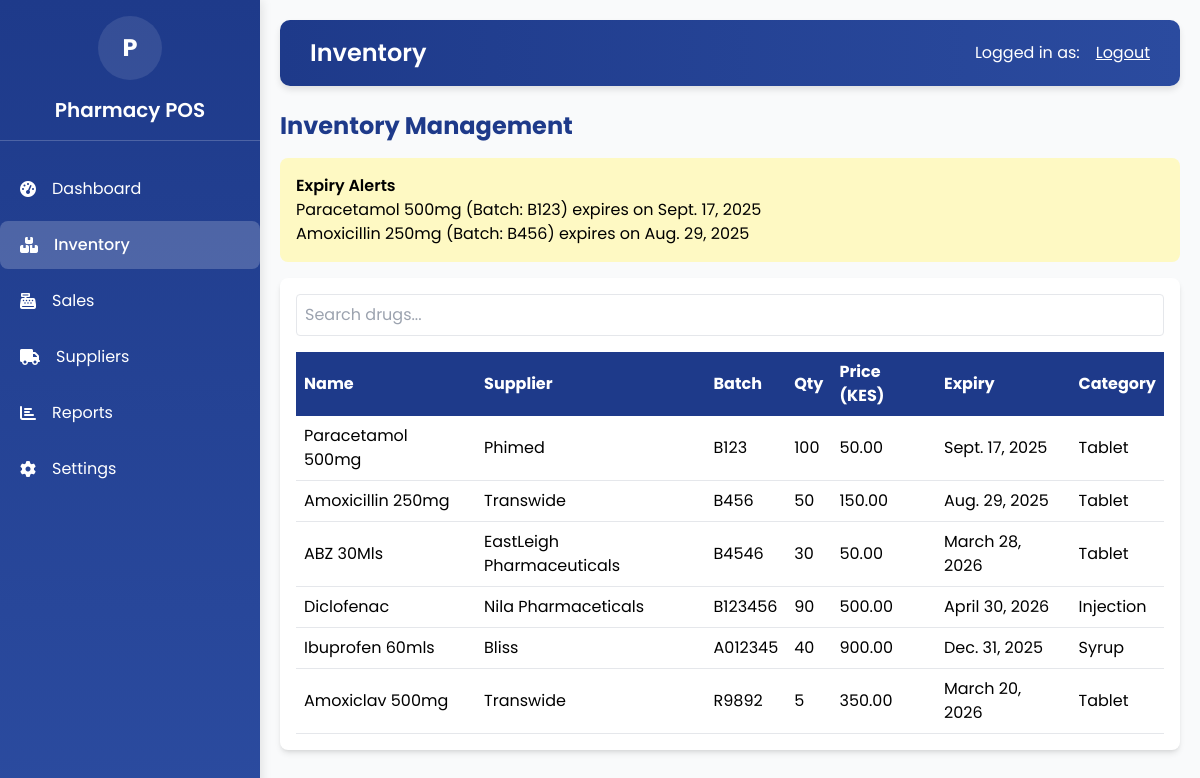
Screenshot of /inventory/ with the database file from the repository.
### pos/models.py (models this page shows, shortened)
class Drug(models.Model):
    name = models.CharField(max_length=100)
    supplier = models.ForeignKey(Supplier, on_delete=models.SET_NULL, null=True, blank=True)
    batch_number = models.CharField(max_length=50, unique=True)
    quantity = models.PositiveIntegerField()
    price = models.DecimalField(max_digits=10, decimal_places=2)
    expiry_date = models.DateField()
    manufacturing_date = models.DateField()
    category = models.CharField(max_length=50, choices=[('Tablet', 'Tablet'), ('Syrup', 'Syrup'), ('Injection', 'Injection')])
    created_at = models.DateTimeField(auto_now_add=True)

class Supplier(models.Model):
    name = models.CharField(max_length=100)
    contact_person = models.CharField(max_length=100)
    phone = models.CharField(max_length=15)
    email = models.EmailField()
    address = models.TextField()
    created_at = models.DateTimeField(auto_now_add=True)

### pos/views.py (the view)
# urls.py: path('inventory/', views.inventory_view, name='inventory'),
def inventory_view(request):
    drugs = Drug.objects.all()
    expiry_alerts = Drug.objects.filter(expiry_date__lte=timezone.now().date() + timedelta(days=90), quantity__gt=0)
    context = {'drugs': drugs, 'expiry_alerts': expiry_alerts}
    return render(request, 'inventory.html', context)

### pos/templates/inventory.html (shortened to what this page needs)
{% extends 'base.html' %}
{% block title %}Inventory{% endblock %}
{% block content %}
<div class="fade-in">
    <h2 class="text-2xl font-bold mb-4 text-[#1E3A8A]">Inventory Management</h2>
    {% if expiry_alerts %}
        <div class="bg-yellow-100 p-4 rounded-lg mb-4">
            <h3 class="font-semibold">Expiry Alerts</h3>
            <ul>
                {% for drug in expiry_alerts %}
                    <li>{{ drug.name }} (Batch: {{ drug.batch_number }}) expires on {{ drug.expiry_date }}</li>
                {% endfor %}
            </ul>
        </div>
    {% endif %}
    <div class="bg-white p-4 rounded-lg shadow-md">
        <input type="text" id="search" placeholder="Search drugs..." class="w-full p-2 mb-4 border rounded" oninput="filterDrugs()">
        <table class="w-full text-left">
            <thead>
                <tr class="bg-[#1E3A8A] text-white">
                    <th class="p-2">Name</th>
                    <th class="p-2">Supplier</th>
                    <th class="p-2">Batch</th>
                    <th class="p-2">Qty</th>
                    <th class="p-2">Price (KES)</th>
                    <th class="p-2">Expiry</th>
                    <th class="p-2">Category</th>
                </tr>
            </thead>
            <tbody id="drug-table">
                {% for drug in drugs %}
                    <tr class="border-b">
                        <td class="p-2">{{ drug.name }}</td>
                        <td class="p-2">{{ drug.supplier.name|default:"N/A" }}</td>
                        <td class="p-2">{{ drug.batch_number }}</td>
                        <td class="p-2">{{ drug.quantity }}</td>
                        <td class="p-2">{{ drug.price }}</td>
                        <td class="p-2">{{ drug.expiry_date }}</td>
                        <td class="p-2">{{ drug.category }}</td>
                    </tr>
                {% endfor %}
            </tbody>
        </table>
    </div>
</div>
{% endblock %}

### pos/templates/base.html (shortened to what this page needs)
<!DOCTYPE html>
<html lang="en">
<head>
    <script src="https://cdn.tailwindcss.com"></script>
</head>
<body class="flex flex-col h-screen">
    <div class="sidebar h-full z-50" id="sidebar">
        <div class="p-4 text-center border-b border-white/20">
            <div class="w-16 h-16 mx-auto bg-white/10 rounded-full flex items-center justify-center mb-4">
                <span class="text-2xl font-bold text-white">P</span>
            </div>
            <h2 class="text-xl font-semibold">Pharmacy POS</h2>
        </div>
        <nav class="mt-6">
            <a href="{% url 'dashboard' %}" class="nav-item {% if request.path == '/' %}active{% endif %}">
                <i class="fas fa-tachometer-alt mr-4"></i><span>Dashboard</span>
            </a>
            <a href="{% url 'inventory' %}" class="nav-item {% if request.path == '/inventory/' %}active{% endif %}">
                <i class="fas fa-boxes mr-4"></i><span>Inventory</span>
            </a>
            <a href="{% url 'sales' %}" class="nav-item {% if request.path == '/sales/' %}active{% endif %}">
                <i class="fas fa-cash-register mr-4"></i><span>Sales</span>
            </a>
            <a href="{% url 'suppliers' %}" class="nav-item {% if request.path == '/suppliers/' %}active{% endif %}">
                <i class="fas fa-truck mr-4"></i><span>Suppliers</span>
            </a>
            <a href="{% url 'reports' %}" class="nav-item {% if request.path == '/reports/' %}active{% endif %}">
                <i class="fas fa-chart-bar mr-4"></i><span>Reports</span>
            </a>
            <a href="{% url 'settings' %}" class="nav-item {% if request.path == '/settings/' %}active{% endif %}">
                <i class="fas fa-cog mr-4"></i><span>Settings</span>
            </a>
        </nav>
    </div>
    <div class="content" id="main-content">
        <header class="header mb-6">
            <h3 class="text-white">{% block title %}Welcome{% endblock %}</h3>
            <div class="user-info flex items-center space-x-4">
                <span class="text-white">Logged in as: {{ request.user.username }}</span>
                <a href="{% url 'admin:logout' %}" class="text-white hover:text-green-200">Logout</a>
            </div>
        </header>
        <div class="fade-in">
            {% block content %}{% endblock %}
        </div>
    </div>
</body>
</html>

### pos/templates/base.html (style rules this page uses)
body { font-family: 'Poppins', sans-serif; background-color: #f9fafb; margin: 0; height: 100vh; overflow: hidden; }
.sidebar { width: 260px; background: linear-gradient(180deg, #1E3A8A 0%, #2b4b9f 100%); color: #ffffff; height: 100%; position: fixed; transition: width 0.3s ease-in-out, transform 0.3s ease-in-out; box-shadow: 2px 0 10px rgba(0, 0, 0, 0.1); z-index: 50; }
.nav-item { display: flex; align-items: center; padding: 12px 20px; margin: 8px 0; border-radius: 8px; transition: background-color 0.3s; font-size: 1rem; }
.nav-item.active { background-color: rgba(255, 255, 255, 0.2); font-weight: 500; }
.content { margin-left: 260px; transition: margin-left 0.3s ease-in-out; padding: 20px; overflow-y: auto; min-height: 100vh; }
.header { background: linear-gradient(90deg, #1E3A8A, #2b4b9f); color: #ffffff; padding: 15px 30px; border-radius: 10px; display: flex; justify-content: space-between; align-items: center; box-shadow: 0 4px 6px rgba(0, 0, 0, 0.1); margin-bottom: 20px; }
.header h3 { font-size: 1.5rem; font-weight: 600; }
.header .user-info a { color: #ffffff; text-decoration: underline; transition: color 0.3s; }
.fade-in { animation: fadeIn 0.5s ease-in; }

### rows the page displays
Drug: name "Paracetamol 500mg", batch_number "B123", expiry_date "Sept. 17, 2025", supplier.name "Phimed", quantity "100", price "50.00", category "Tablet"
Drug: name "Amoxicillin 250mg", batch_number "B456", expiry_date "Aug. 29, 2025", supplier.name "Transwide", quantity "50", price "150.00", category "Tablet"
Drug: name "ABZ 30Mls", supplier.name "EastLeigh Pharmaceuticals", batch_number "B4546", quantity "30", price "50.00", expiry_date "March 28, 2026", category "Tablet"
Drug: name "Diclofenac", supplier.name "Nila Pharmaceticals", batch_number "B123456", quantity "90", price "500.00", expiry_date "April 30, 2026", category "Injection"
Drug: name "Ibuprofen 60mls", supplier.name "Bliss", batch_number "A012345", quantity "40", price "900.00", expiry_date "Dec. 31, 2025", category "Syrup"
Drug: name "Amoxiclav 500mg", supplier.name "Transwide", batch_number "R9892", quantity "5", price "350.00", expiry_date "March 20, 2026", category "Tablet"
